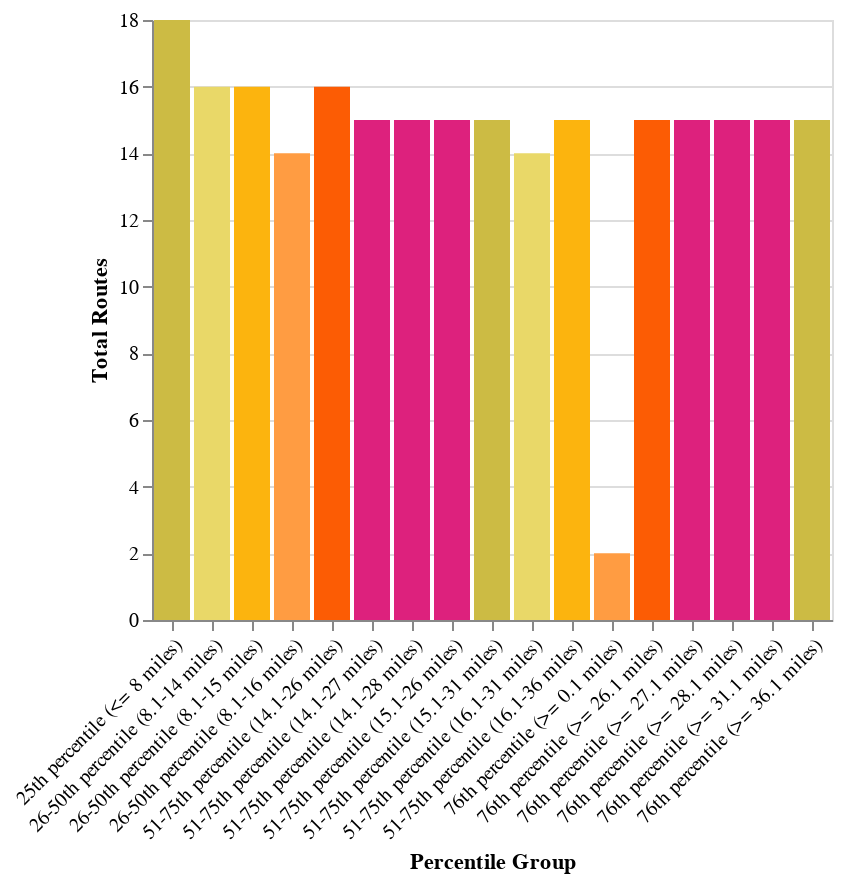

This figure's notebook cell:
### Code cell
(
        alt.Chart(n_routes_percentile)
        .mark_bar()
        .encode(
            x=alt.X(
                "Percentile Group",
                title="Percentile Group",
                axis=alt.Axis(labelAngle=-45),
            ),
            y=alt.Y("Total Routes", title="Total Routes"),
            color=alt.Color(
                "Percentile Group",
                legend=None,
                title="Percentile Group",
                scale=alt.Scale(range=["#ccbb44", "#e9d868", "#fcb40e","#ff9c42",  "#fc5c04", "#dd217d","#dd217d","#dd217d"]),
            ),
            tooltip=["Percentile Group", "Total Routes"],
        )
    )

### Figure 1 — Vega-Lite specification as saved in the notebook (floating-point values rounded to 4 significant figures)
{"config": {"view": {"continuousWidth": 300, "continuousHeight": 300}}, "data": {"name": "data-10c3712be1e4c1975c5cf81231e2d784"}, "mark": {"type": "bar"}, "encoding": {"color": {"field": "Percentile Group", "legend": null, "scale": {"range": ["#ccbb44", "#e9d868", "#fcb40e", "#ff9c42", "#fc5c04", "#dd217d", "#dd217d", "#dd217d"]}, "title": "Percentile Group", "type": "nominal"}, "tooltip": [{"field": "Percentile Group", "type": "nominal"}, {"field": "Total Routes", "type": "quantitative"}], "x": {"axis": {"labelAngle": -45}, "field": "Percentile Group", "title": "Percentile Group", "type": "nominal"}, "y": {"field": "Total Routes", "title": "Total Routes", "type": "quantitative"}}, "$schema": "https://vega.github.io/schema/vega-lite/v5.20.1.json", "datasets": {"data-10c3712be1e4c1975c5cf81231e2d784": [{"Percentile Group": "25th percentile (<= 8 miles)", "Total Routes": 18}, {"Percentile Group": "26-50th percentile (8.1-14 miles)", "Total Routes": 16}, {"Percentile Group": "26-50th percentile (8.1-15 miles)", "Total Routes": 16}, {"Percentile Group": "26-50th percentile (8.1-16 miles)", "Total Routes": 14}, {"Percentile Group": "51-75th percentile (14.1-26 miles)", "Total Routes": 16}, {"Percentile Group": "51-75th percentile (14.1-27 miles)", "Total Routes": 15}, {"Percentile Group": "51-75th percentile (14.1-28 miles)", "Total Routes": 15}, {"Percentile Group": "51-75th percentile (15.1-26 miles)", "Total Routes": 15}, {"Percentile Group": "51-75th percentile (15.1-31 miles)", "Total Routes": 15}, {"Percentile Group": "51-75th percentile (16.1-31 miles)", "Total Routes": 14}, {"Percentile Group": "51-75th percentile (16.1-36 miles)", "Total Routes": 15}, {"Percentile Group": "76th percentile (>= 0.1 miles)", "Total Routes": 2}, {"Percentile Group": "76th percentile (>= 26.1 miles)", "Total Routes": 15}, {"Percentile Group": "76th percentile (>= 27.1 miles)", "Total Routes": 15}, {"Percentile Group": "76th percentile (>= 28.1 miles)", "Total Routes": 15}, {"Percentile Group": "76th percentile (>= 31.1 miles)", "Total Routes": 15}, {"Percentile Group": "76th percentile (>= 36.1 miles)", "Total Routes": 15}]}}
